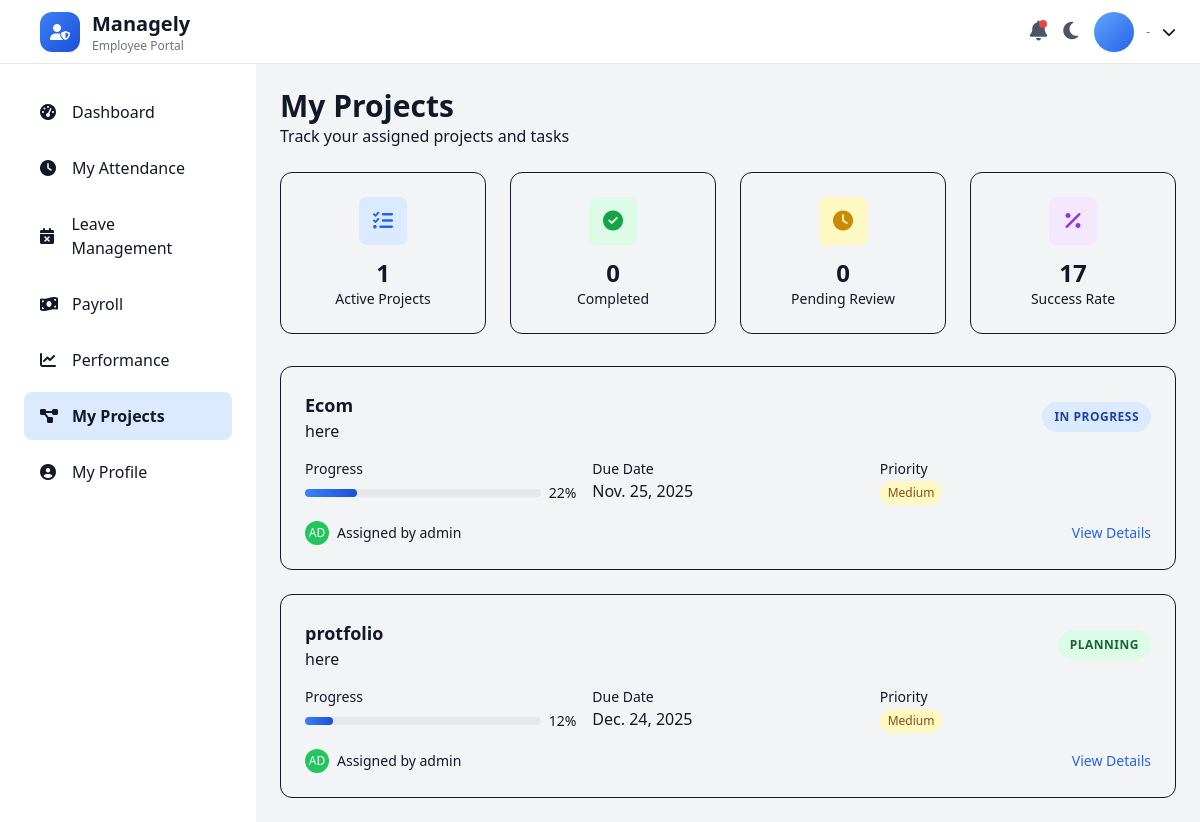
The page /employees/projects/ (signed in) on the database its author committed.
### employees/models.py (models this page shows, shortened)
class Project(models.Model):
    title = models.CharField(max_length=100)
    description = models.TextField()
    assigned_to = models.ForeignKey(EmployeeProfile, on_delete=models.CASCADE)
    assigned_by = models.CharField(max_length=100)
    progress = models.PositiveIntegerField(default=0)
    due_date = models.DateField()
    priority = models.CharField(max_length=10, choices=PRIORITY_CHOICES, default="Medium")
    status = models.CharField(max_length=20, choices=STATUS_CHOICES, default="Planning")

### employees/views.py (the view)
# urls.py: path('projects/', views.projects_view, name='projects'),
def projects_view(request):
    employee = get_logged_in_employee(request)
    if not employee:
        return redirect("accounts:login")
    employee_projects = Project.objects.filter(assigned_to=employee)
    if employee_projects.exists():
        success_rate = round(sum(p.progress for p in employee_projects) / employee_projects.count())
    else:
        success_rate = 0
    project_stats = [
        {
            "label": "Active Projects",
            "value": employee_projects.filter(status="In Progress").count(),
            "icon": "fas fa-tasks",
            "icon_color": "text-blue-600",
            "icon_bg": "bg-blue-100 dark:bg-blue-900"
        },
        {
            "label": "Completed",
            "value": employee_projects.filter(status="Completed").count(),
            "icon": "fas fa-check-circle",
            "icon_color": "text-green-600",
            "icon_bg": "bg-green-100 dark:bg-green-900"
        },
        {
            "label": "Pending Review",
            "value": employee_projects.filter(status="Review").count(),
            "icon": "fas fa-clock",
            "icon_color": "text-yellow-600",
            "icon_bg": "bg-yellow-100 dark:bg-yellow-900"
        },
        {
            "label": "Success Rate",
            "value": success_rate,
            "icon": "fas fa-percentage",
            "icon_color": "text-purple-600",
            "icon_bg": "bg-purple-100 dark:bg-purple-900"
        },
    ]
    context = {
        "projects": employee_projects,
        "project_stats": project_stats,
    }
    return render(request, "projects.html", context)

### employees/views.py (called while the page is built)
def get_logged_in_employee(request):
    employee_id = request.session.get('employee_id')
    if not employee_id:
        return None
    try:
        return EmployeeProfile.objects.get(employee_id=employee_id)
    except EmployeeProfile.DoesNotExist:
        return None

### employees/templates/projects.html (shortened to what this page needs)
{% load static %}
<!DOCTYPE html>
<html lang="en" class="scroll-smooth">
  <head>
    <link rel="stylesheet" href="{% static 'css/theme.css' %}">
    <script src="https://cdn.tailwindcss.com"></script>
    <link
      rel="stylesheet"
      href="https://cdnjs.cloudflare.com/ajax/libs/font-awesome/6.5.0/css/all.min.css"
    />
  </head>
  <body
    class="bg-gray-100 dark:bg-gray-900 text-gray-900 dark:text-white transition-colors duration-300"
  >
    {% include "sideandtopbar.html" %}
    <div id="projects-page" class="p-6 md:ml-64 mt-16">
      <div class="mb-6">
        <h1 class="text-3xl font-bold theme-text-primary">My Projects</h1>
        <p class="theme-text-secondary">
          Track your assigned projects and tasks
        </p>
      </div>
      <div class="grid grid-cols-1 md:grid-cols-4 gap-6 mb-8">
        {% for stat in project_stats %}
        <div
          class="theme-bg-primary rounded-xl p-6 theme-border border text-center"
        >
          <div
            class="w-12 h-12 {{ stat.icon_bg }} rounded-lg flex items-center justify-center mx-auto mb-3"
          >
            <i class="{{ stat.icon }} {{ stat.icon_color }} text-xl"></i>
          </div>
          <p class="text-2xl font-bold theme-text-primary">{{ stat.value }}</p>
          <p class="text-sm theme-text-secondary">{{ stat.label }}</p>
        </div>
        {% endfor %}
      </div>
      <div class="space-y-6">
        {% for project in projects %}
        <div class="theme-bg-primary rounded-xl p-6 theme-border border">
          <div class="flex items-center justify-between mb-4">
            <div>
              <h3 class="text-lg font-semibold theme-text-primary">
                {{ project.title }}
              </h3>
              <p class="theme-text-secondary">{{ project.description }}</p>
            </div>
            <span
              class="status-badge {% if project.status == 'In Progress' %}bg-blue-100 text-blue-800 {% elif project.status == 'Review' %}bg-yellow-100 text-yellow-800 {% elif project.status == 'Planning' %}bg-green-100 text-green-800 {% elif project.status == 'Completed' %}bg-green-200 text-green-900 {% endif %}"
              >{{ project.status }}</span
            >
          </div>
          <div class="grid grid-cols-1 md:grid-cols-3 gap-4 mb-4">
            <div>
              <p class="text-sm theme-text-secondary">Progress</p>
              <div class="flex items-center space-x-2 mt-1">
                <div
                  class="flex-1 bg-gray-200 dark:bg-gray-700 rounded-full h-2"
                >
                  <div
                    class="progress-bar h-2 rounded-full"
                    style="width: {{ project.progress }}%"
                  ></div>
                </div>
                <span class="text-sm theme-text-primary"
                  >{{ project.progress }}%</span
                >
              </div>
            </div>
            <div>
              <p class="text-sm theme-text-secondary">Due Date</p>
              <p class="theme-text-primary font-medium">
                {{ project.due_date }}
              </p>
            </div>
            <div>
              <p class="text-sm theme-text-secondary">Priority</p>
              <span
                class="inline-block px-2 py-1 text-xs rounded-full {% if project.priority == 'High' %}bg-red-100 text-red-800 {% elif project.priority == 'Medium' %}bg-yellow-100 text-yellow-800 {% else %}bg-green-100 text-green-800{% endif %}"
                >{{ project.priority }}</span
              >
            </div>
          </div>
          <div class="flex items-center justify-between">
            <div class="flex items-center space-x-2">
              <div
                class="w-6 h-6 bg-green-500 rounded-full flex items-center justify-center"
              >
                <span class="text-white text-xs"
                  >{{ project.assigned_by|slice:":2"|upper }}</span
                >
              </div>
              <span class="text-sm theme-text-secondary"
                >Assigned by {{ project.assigned_by }}</span
              >
            </div>
            <a
              href="{% url 'employees:project_detail' project.id %}"
              class="text-blue-600 hover:text-blue-800 text-sm"
            >
              View Details
            </a>
          </div>
        </div>
        {% endfor %}
      </div>
    </div>
  </body>
</html>

### static/css/theme.css (style rules this page uses)
body { box-sizing: border-box; }
.theme-bg-primary { background-color: var(--bg-primary); }
.theme-text-primary { color: var(--text-primary); }
.theme-text-secondary { color: var(--text-secondary); }
.theme-border { border-color: var(--border-color); }
.status-badge { padding: 6px 12px; border-radius: 20px; font-size: 12px; font-weight: 600; text-transform: uppercase; letter-spacing: 0.5px; }
.progress-bar { background: linear-gradient(90deg, #3b82f6 0%, #1d4ed8 100%); height: 8px; border-radius: 4px; transition: width 0.3s ease; }

### rows shown on the page
Project: title "Ecom", description "here", status "IN PROGRESS", progress "22", due_date "Nov. 25, 2025", priority "Medium", assigned_by "AD", assigned_by "admin"
Project: title "protfolio", description "here", status "PLANNING", progress "12", due_date "Dec. 24, 2025", priority "Medium", assigned_by "AD", assigned_by "admin"

### other values the page prints
{{ profile.designation|default:"-" }} "-"
{{ stat.value }} "1" "0" "0" "17"
{{ stat.label }} "Active Projects" "Completed" "Pending Review" "Success Rate"
